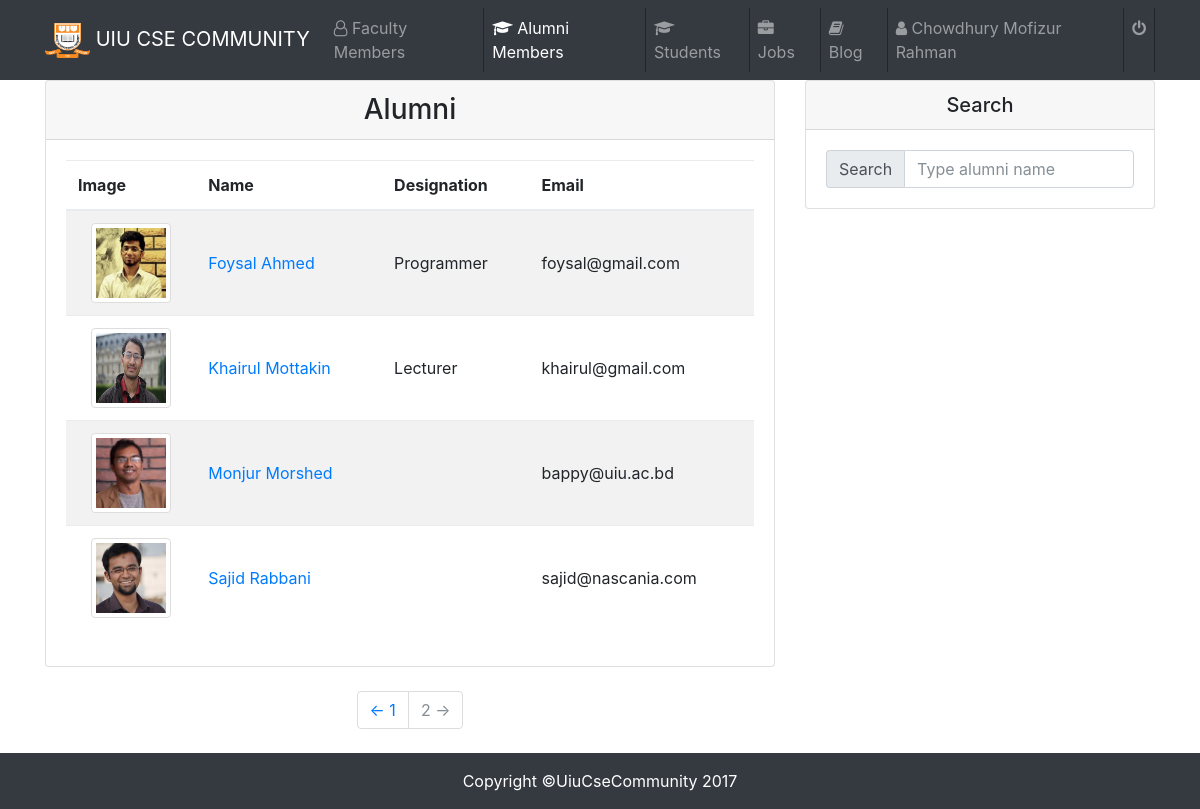
/Faculty/alumni.php (signed in), run on the app's committed database.
### tables this page shows
CREATE TABLE `faculty` (
  `id` int(11) NOT NULL,
  `name` varchar(100) NOT NULL,
  `designation` varchar(100) NOT NULL,
  `email` varchar(100) NOT NULL,
  `qualification` varchar(50) NOT NULL,
  `company` varchar(50) NOT NULL,
  `experience` varchar(100) NOT NULL,
  `projects` varchar(500) NOT NULL,
  `hobby` varchar(100) NOT NULL,
  `fbID` varchar(500) NOT NULL,
  `twitterID` varchar(500) NOT NULL,
  `linkedInID` varchar(500) NOT NULL,
  `password` varchar(20) NOT NULL,
  `facultyPhoto` varchar(500) NOT NULL
);

CREATE TABLE `alumni` (
  `id` int(11) NOT NULL,
  `name` varchar(100) NOT NULL,
  `email` varchar(100) NOT NULL,
  `designation` varchar(100) NOT NULL,
  `company` varchar(500) NOT NULL,
  `experience` varchar(500) NOT NULL,
  `projects` varchar(500) NOT NULL,
  `hobby` varchar(100) NOT NULL,
  `fID` varchar(500) NOT NULL,
  `tID` varchar(100) NOT NULL,
  `inID` varchar(100) NOT NULL,
  `address` varchar(100) NOT NULL,
  `password` varchar(20) NOT NULL,
  `alumniphoto` varchar(500) NOT NULL
);

### Faculty/alumni.php (the view, shortened to what this page needs)
<?php
    require_once ('../dbConnect.php');
    $user = $_SESSION['email'];
    $sql1 = $conn->query("SELECT * FROM `faculty` WHERE (email = '$user') ");
    $result1 = mysqli_fetch_array($sql1);
    $row1 = $conn->query("SELECT * FROM `alumni` WHERE 1");
 ?>
<!DOCTYPE html>
<html lang="en">
  <head>
    <link href="vendor/bootstrap/css/bootstrap.min.css" rel="stylesheet">
    <link rel="stylesheet" href="https://cdnjs.cloudflare.com/ajax/libs/font-awesome/4.7.0/css/font-awesome.min.css">
    <link href="http://maxcdn.bootstrapcdn.com/font-awesome/4.2.0/css/font-awesome.min.css" rel="stylesheet">
    <link rel="stylesheet" type="text/css" href="css/socialicon.css">
    <link href="css/blog-home.css" rel="stylesheet">
    <link rel="stylesheet" type="text/css" href="css/custom.css">
  </head>
  <body>
   <nav class="navbar navbar-expand-lg navbar-dark bg-dark fixed-top">
      <div class="container">
        <a class="navbar-brand" href="#"><img src="img/uiu.png" height="35" width="45" alt=""> UIU CSE COMMUNITY</a>
        <div class="collapse navbar-collapse" id="navbarResponsive">
          <ul class="navbar-nav ml-auto">
            <li class="nav-item" style="border-right: 1px solid;">
              <a class="nav-link" href="faculty.php"><i class="fa fa-user-o" aria-hidden="true"></i> Faculty Members</a>
            </li>
            <li class="nav-item  active" style="border-right: 1px solid;">
              <a class="nav-link" href="alumni.php"><i class="fa fa-graduation-cap" aria-hidden="true"></i> Alumni Members<span class="sr-only">(current)</span></a>
            </li>
            <li class="nav-item" style="border-right: 1px solid;">
              <a class="nav-link" href="students.php"><i class="fa fa-graduation-cap" aria-hidden="true"></i> Students</a>
            </li>
            <li class="nav-item" style="border-right: 1px solid;">
              <a class="nav-link" href="job/job.php"><i class="fa fa-briefcase" aria-hidden="true"></i> Jobs</a>
            </li>
            <li class="nav-item" style="border-right: 1px solid;">
              <a class="nav-link" href="blog/blog.php"><i class="fa fa-book" aria-hidden="true"></i> Blog</a>
            </li>
            <li class="nav-item" style="border-right: 1px solid;">
              <a class="nav-link" href="facultytimeline.php"><i class="fa fa-user" aria-hidden="true"></i> <?php echo $result1['name']; ?></a>
            </li>
            <li class="nav-item" style="border-right: 1px solid;">
              <a class="nav-link" href="logout.php"><i class="fa fa-power-off" aria-hidden="true"></i></a>
            </li>
          </ul>
        </div>
      </div>
    </nav>
    <div class="container">
      <div class="row">
        <div class="col-md-8">
          <div class="card my-4">
            <h3 align="center" class="card-header">Alumni</h3>
            <div class="card-body">
              <table class="table table-striped" id="student_table">
                  <thead>
                      <tr>
                        <th>Image</th>
                        <th>Name</th>
                        <th>Designation</th>
                        <th>Email</th>
                      </tr>
                  </thead>
                  <tbody>
                      <?php while($result2 = mysqli_fetch_array($row1))  { ?>
                      <tr>
                        <td> <img class="img-thumbnail avatar avatar-original" style="-webkit-user-select:none; display:block; margin:auto;"  width="50" height="50" <?php echo "<img src='../Photos/".$result2['alumniphoto']."'> "; ?> </td>
                        <td> <a href="alumniDetails.php?id=<?php echo $result2['id']; ?>"> <?php echo $result2['name']; ?> </a> </td>
                        <td> <?php echo $result2['designation']; ?> </td>
                        <td> <?php echo $result2['email']; ?> </td>
                      </tr>
                      <?php } ?>
                  </tbody>
              </table>
            </div>
          </div>
          <ul class="pagination justify-content-center mb-4">
            <li class="page-item">
              <a class="page-link" href="#">&larr; 1 </a>
            </li>
            <li class="page-item disabled">
              <a class="page-link" href="#">2 &rarr;</a>
            </li>
          </ul>
        </div>
        <div class="col-md-4">
          <div class="card my-4">
            <h5 align="center" class="card-header">Search</h5>
            <div class="card-body">
              <div class="input-group">
               <span class="input-group-addon">Search</span>
               <input type="text" name="search_text" id="search_text" placeholder="Type alumni name" class="form-control"/>
              </div>
            </div>
          </div>
        </div>
      </div>
    </div>
    <footer class="py-3 bg-dark">
      <div class="container">
        <p class="m-0 text-center text-white">Copyright &copy;UiuCseCommunity 2017</p>
      </div>
    </footer>
  </body>
</html>

### Faculty/css/blog-home.css (style rules this page uses)
body { padding-top: 54px; }
@media (min-width: 992px) { body { padding-top: 56px; } }

### Faculty/css/custom.css (style rules this page uses)
.table > tbody > tr > td { vertical-align: middle; }
.table > tbody > tr > td > img { height: 80px; width: 80px; }

### data on the page
faculty: name "Chowdhury Mofizur Rahman"
alumni: alumniphoto (picture), name "Foysal Ahmed", designation "Programmer", email "foysal@gmail.com"
alumni: alumniphoto (picture), name "Khairul Mottakin", designation "Lecturer", email "khairul@gmail.com"
alumni: alumniphoto (picture), name "Monjur Morshed", email "bappy@uiu.ac.bd"
alumni: alumniphoto (picture), name "Sajid Rabbani", email "sajid@nascania.com"
